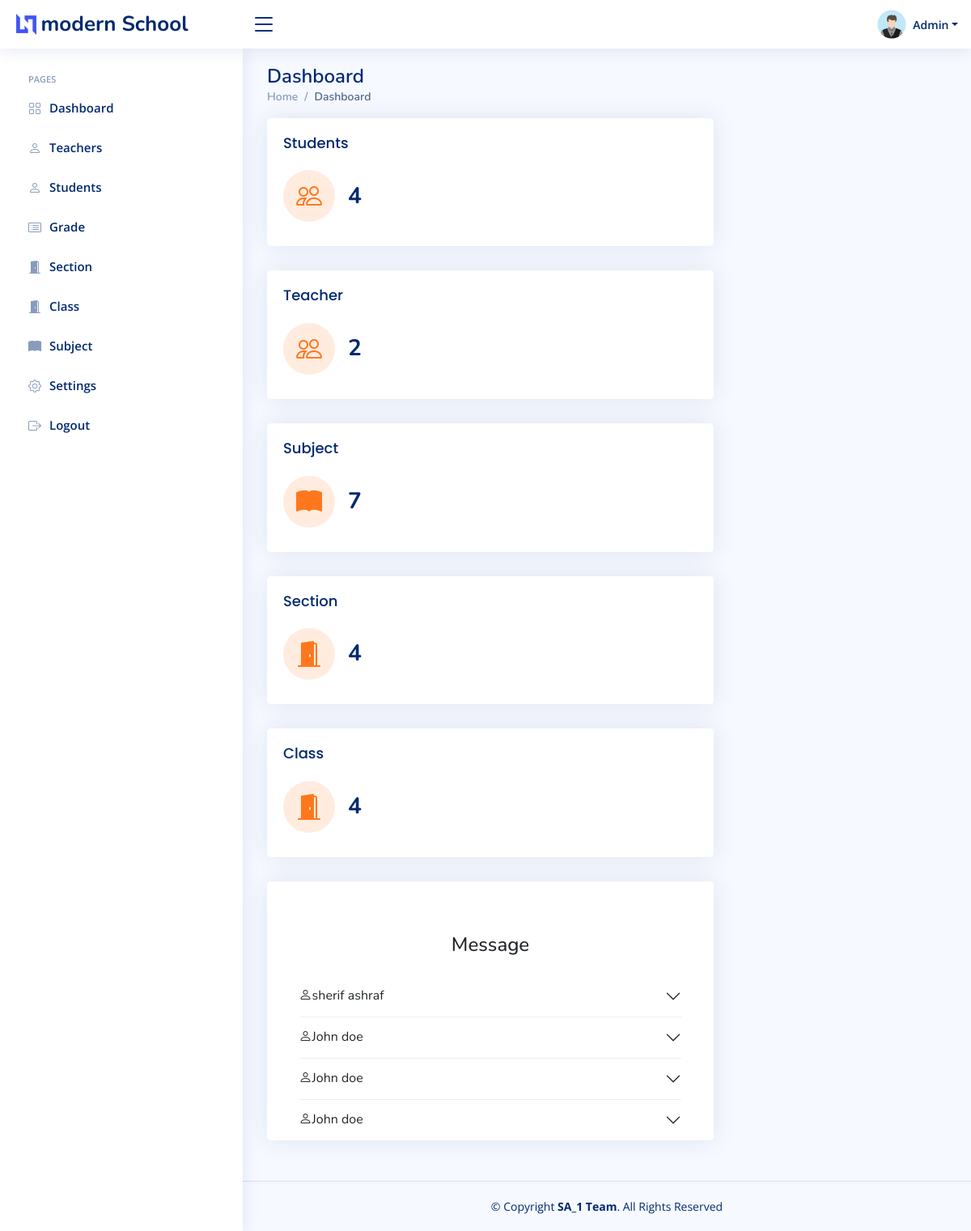
The app's page /admin/index1.php (signed in) with its own data.
### tables this page shows
CREATE TABLE `setting` (
  `id` int(11) NOT NULL,
  `current_year` int(11) NOT NULL,
  `current_semester` varchar(11) NOT NULL,
  `school_name` varchar(100) NOT NULL,
  `slogan` varchar(300) NOT NULL,
  `about` text NOT NULL
);

CREATE TABLE `message` (
  `message_id` int(11) NOT NULL,
  `sender_full_name` varchar(100) NOT NULL,
  `sender_email` varchar(255) NOT NULL,
  `message` text NOT NULL,
  `date_time` datetime NOT NULL DEFAULT current_timestamp()
);

### data/setting.php (called while the page is built)
<?php
function getSetting($conn){
   $sql = "SELECT * FROM setting";
   $stmt = $conn->prepare($sql);
   $stmt->execute();
   if ($stmt->rowCount() == 1) {
     $settings = $stmt->fetch();
     return $settings;
   }else {
    return 0;
   }
}
?>

### admin/data/message.php (called while the page is built)
<?php
function getAllMessages($conn){
   $sql = "SELECT * FROM message ORDER BY message_id DESC";
   $stmt = $conn->prepare($sql);
   $stmt->execute();
   if ($stmt->rowCount() >= 1) {
     $messages = $stmt->fetchAll();
     return $messages;
   }else {
    return 0;
   }
}

### admin/index1.php (the view, shortened to what this page needs)
<?php
include "../DB_connection.php";
if (isset($_SESSION['admin_id']) &&
isset($_SESSION['role'])) {
if ($_SESSION['role'] == 'Admin') {
    include "data/message.php";
    $messages = getAllMessages($conn);
?>
<!DOCTYPE html>
<html lang="en">
<head>
    <link href="assets/vendor/bootstrap/css/bootstrap.min.css" rel="stylesheet">
    <link href="assets/vendor/bootstrap-icons/bootstrap-icons.css" rel="stylesheet">
    <link href="assets/vendor/boxicons/css/boxicons.min.css" rel="stylesheet">
    <link href="assets/vendor/quill/quill.snow.css" rel="stylesheet">
    <link href="assets/vendor/quill/quill.bubble.css" rel="stylesheet">
    <link href="assets/vendor/remixicon/remixicon.css" rel="stylesheet">
    <link href="assets/vendor/simple-datatables/style.css" rel="stylesheet">
    <link href="assets/css/style.css" rel="stylesheet">
</head>
<body>
    <?php
    include "inc/header.php";
    ?>
    <?php
    include "inc/sidebar.php";
    if ($messages != 0) {
    ?>
    <main id="main" class="main">
        <div class="pagetitle">
            <h1>Dashboard</h1>
            <nav>
                <ol class="breadcrumb">
                    <li class="breadcrumb-item"><a href="index1.php">Home</a></li>
                    <li class="breadcrumb-item active">Dashboard</li>
                </ol>
            </nav>
        </div>
        <section class="section dashboard">
            <div class="row">
                <div class="col-lg-8">
                    <div class="row">
                        <div class="col-xxl-4 col-xl-12">
                            <div class="card info-card customers-card">
                                <div class="card-body">
                                    <h5 class="card-title">Students </h5>
                                    <div class="d-flex align-items-center">
                                        <div class="card-icon rounded-circle d-flex align-items-center justify-content-center">
                                            <i class="bi bi-people"></i>
                                        </div>
                                        <div class="ps-3">
                                            <h6><?php
                                                $sql = "SELECT count(student_id) as count FROM students";
                                                $result = $conn->query($sql);
                                                while ($row = $result->fetch()) :
                                                    ?>
                                                    <tr>
                                                        <td><?php echo ucwords($row['count']) ?></td>
                                                    </tr>
                                                <?php endwhile; ?></h6>
                                        </div>
                                    </div>
                                </div>
                            </div>
                        </div>
                        <div class="col-xxl-4 col-xl-12">
                            <div class="card info-card customers-card">
                                <div class="card-body">
                                    <h5 class="card-title">Teacher </h5>
                                    <div class="d-flex align-items-center">
                                        <div class="card-icon rounded-circle d-flex align-items-center justify-content-center">
                                            <i class="bi bi-people"></i>
                                        </div>
                                        <div class="ps-3">
                                            <h6><?php
                                                $sql = "SELECT count(teacher_id) as count FROM teachers";
                                                $result = $conn->query($sql);
                                                while ($row = $result->fetch()) :
                                                    ?>
                                                    <tr>
                                                        <td><?php echo ucwords($row['count']) ?></td>
                                                    </tr>
                                                <?php endwhile; ?></h6>
                                        </div>
                                    </div>
                                </div>
                            </div>
                        </div>
                        <div class="col-xxl-4 col-xl-12">
                            <div class="card info-card customers-card">
                                <div class="card-body">
                                    <h5 class="card-title">Subject </h5>
                                    <div class="d-flex align-items-center">
                                        <div class="card-icon rounded-circle d-flex align-items-center justify-content-center">
                                            <i class="bi bi-book-fill"></i>
                                        </div>
                                        <div class="ps-3">
                                            <h6><?php
                                                $sql = "SELECT count(subject_id) as count FROM subjects";
                                                $result = $conn->query($sql);
                                                while ($row = $result->fetch()) :
                                                    ?>
                                                    <tr>
                                                        <td><?php echo ucwords($row['count']) ?></td>
                                                    </tr>
                                                <?php endwhile; ?></h6>
                                        </div>
                                    </div>
                                </div>
                            </div>
                        </div>
                        <div class="col-xxl-4 col-xl-12">
                            <div class="card info-card customers-card">
                                <div class="card-body">
                                    <h5 class="card-title">Section </h5>
                                    <div class="d-flex align-items-center">
                                        <div class="card-icon rounded-circle d-flex align-items-center justify-content-center">
                                            <i class="bi bi-door-open-fill"></i>
                                        </div>
                                        <div class="ps-3">
                                            <h6><?php
                                                $sql = "SELECT count(section_id) as count FROM section";
                                                $result = $conn->query($sql);
                                                while ($row = $result->fetch()) :
                                                    ?>
                                                    <tr>
                                                        <td><?php echo ucwords($row['count']) ?></td>
                                                    </tr>
                                                <?php endwhile; ?></h6>
                                        </div>
                                    </div>
                                </div>
                            </div>
                        </div>
                        <div class="col-xxl-4 col-xl-12">
                            <div class="card info-card customers-card">
                                <div class="card-body">
                                    <h5 class="card-title">Class </h5>
                                    <div class="d-flex align-items-center">
                                        <div class="card-icon rounded-circle d-flex align-items-center justify-content-center">
                                            <i class="bi bi-door-open-fill"></i>
                                        </div>
                                        <div class="ps-3">
                                            <h6><?php
                                                $sql = "SELECT count(class_id) as count FROM class";
                                                $result = $conn->query($sql);
                                                while ($row = $result->fetch()) :
                                                    ?>
                                                    <tr>
                                                        <td><?php echo ucwords($row['count']) ?></td>
                                                    </tr>
                                                <?php endwhile; ?></h6>
                                        </div>
                                    </div>
                                </div>
                            </div>
                        </div>
                        <div class="col-12">
                            <div class="card top-selling overflow-auto">
                                <div class="container mt-5" style="width: 90%; max-width: 700px;">
                                    <h4 class="text-center p-3">Message</h4>
                                    <div class="accordion accordion-flush" id="accordionFlushExample_<?=$message['message_id']?>">
                                        <?php foreach ($messages as $message) { ?>
                                            <div class="accordion-item">
                                                <h2 class="accordion-header" id="flush-heading_<?=$message['message_id']?>">
                                                    <button class="accordion-button collapsed" type="button" data-bs-toggle="collapse" data-bs-target="#flush-collapse_<?=$message['message_id']?>" aria-expanded="false" aria-controls="flush-collapse_<?=$message['message_id']?>">
                                                        <i class="bi bi-person"> </i>     <?=$message['sender_full_name']?>
                                                    </button>
                                                </h2>
                                            </div>
                                        <?php } ?>
                                    </div>
                                    <?php } ?>
                                </div>
                            </div>
                        </div>
                    </div>
                </div>
            </div>
        </section>
    </main>
    <?php
    include "inc/footer.php";
    ?>
</body>
</html><?php
}else {
    header("Location: ../login.php");
    exit;
}
}else {
    header("Location: ../login.php");
    exit;
}
?>

### admin/inc/header.php (shortened to what this page needs)
<?php
include "../data/setting.php";
$setting = getSetting($conn);
if ($setting != 0) {
?>
<header id="header" class="header fixed-top d-flex align-items-center">
    <div class="d-flex align-items-center justify-content-between">
        <a href="../index.php" class="logo d-flex align-items-center">
            <img src="assets/img/logo.png" alt="">
            <span class="d-none d-lg-block"><?=$setting['school_name']?></span>
        </a>
        <i class="bi bi-list toggle-sidebar-btn"></i>
    </div>
    <nav class="header-nav ms-auto">
        <ul class="d-flex align-items-center">
            <li class="nav-item dropdown pe-3">
                <a class="nav-link nav-profile d-flex align-items-center pe-0" href="#" data-bs-toggle="dropdown">
                    <img src="../img/student-male.png"  alt="Profile" class="rounded-circle">
                    <span class="d-none d-md-block dropdown-toggle ps-2">Admin</span>
                </a>
            </li>
        </ul>
    </nav>
</header>
<?php }else {
    header("Location: login.php");
    exit;
}  ?>

### admin/assets/css/style.css (style rules this page uses)
:root { scroll-behavior: smooth; }
body { font-family: "Open Sans", sans-serif; background: #f6f9ff; color: #444444; }
a { color: #4154f1; text-decoration: none; }
h1, h2, h3, h4, h5, h6 { font-family: "Nunito", sans-serif; }
#main { margin-top: 60px; padding: 20px 30px; transition: all 0.3s; }
.pagetitle { margin-bottom: 10px; }
.pagetitle h1 { font-size: 24px; margin-bottom: 0; font-weight: 600; color: #012970; }
.card { margin-bottom: 30px; border: none; border-radius: 5px; box-shadow: 0px 0 30px rgba(1, 41, 112, 0.1); }
.card-title { padding: 20px 0 15px 0; font-size: 18px; font-weight: 500; color: #012970; font-family: "Poppins", sans-serif; }
.card-body { padding: 0 20px 20px 20px; }
.accordion-item { border: 1px solid #ebeef4; }
.accordion-flush .accordion-button { padding: 15px 0; background: none; border: 0; }
.breadcrumb { font-size: 14px; font-family: "Nunito", sans-serif; color: #899bbd; font-weight: 600; }
.breadcrumb a { color: #899bbd; transition: 0.3s; }
.breadcrumb .breadcrumb-item::before { color: #899bbd; }
.breadcrumb .active { color: #51678f; font-weight: 600; }
.logo { line-height: 1; }
@media (min-width: 1200px) { .logo { width: 280px; } }
.logo img { max-height: 26px; margin-right: 6px; }
.logo span { font-size: 26px; font-weight: 700; color: #012970; font-family: "Nunito", sans-serif; }
.header { transition: all 0.5s; z-index: 997; height: 60px; box-shadow: 0px 2px 20px rgba(1, 41, 112, 0.1); background-color: #fff; padding-left: 20px; }
.header .toggle-sidebar-btn { font-size: 32px; padding-left: 10px; cursor: pointer; color: #012970; }
.header-nav ul { list-style: none; }
.header-nav>ul { margin: 0; padding: 0; }
.header-nav .nav-profile { color: #012970; }
.header-nav .nav-profile img { max-height: 36px; }
.header-nav .nav-profile span { font-size: 14px; font-weight: 600; }
@media (min-width: 1200px) { #main, #footer { margin-left: 300px; } }
.dashboard .info-card { padding-bottom: 10px; }
.dashboard .info-card h6 { font-size: 28px; color: #012970; font-weight: 700; margin: 0; padding: 0; }
.dashboard .card-icon { font-size: 32px; line-height: 0; width: 64px; height: 64px; flex-shrink: 0; flex-grow: 0; }
.dashboard .customers-card .card-icon { color: #ff771d; background: #ffecdf; }
.dashboard .top-selling { font-size: 14px; }

### records on screen
setting: school_name "modern School"
message: sender_full_name "sherif ashraf"
message: sender_full_name "John doe"
message: sender_full_name "John doe"
message: sender_full_name "John doe"

### other values on screen
$row['count'] "4"
$row['count'] "2"
$row['count'] "7"
